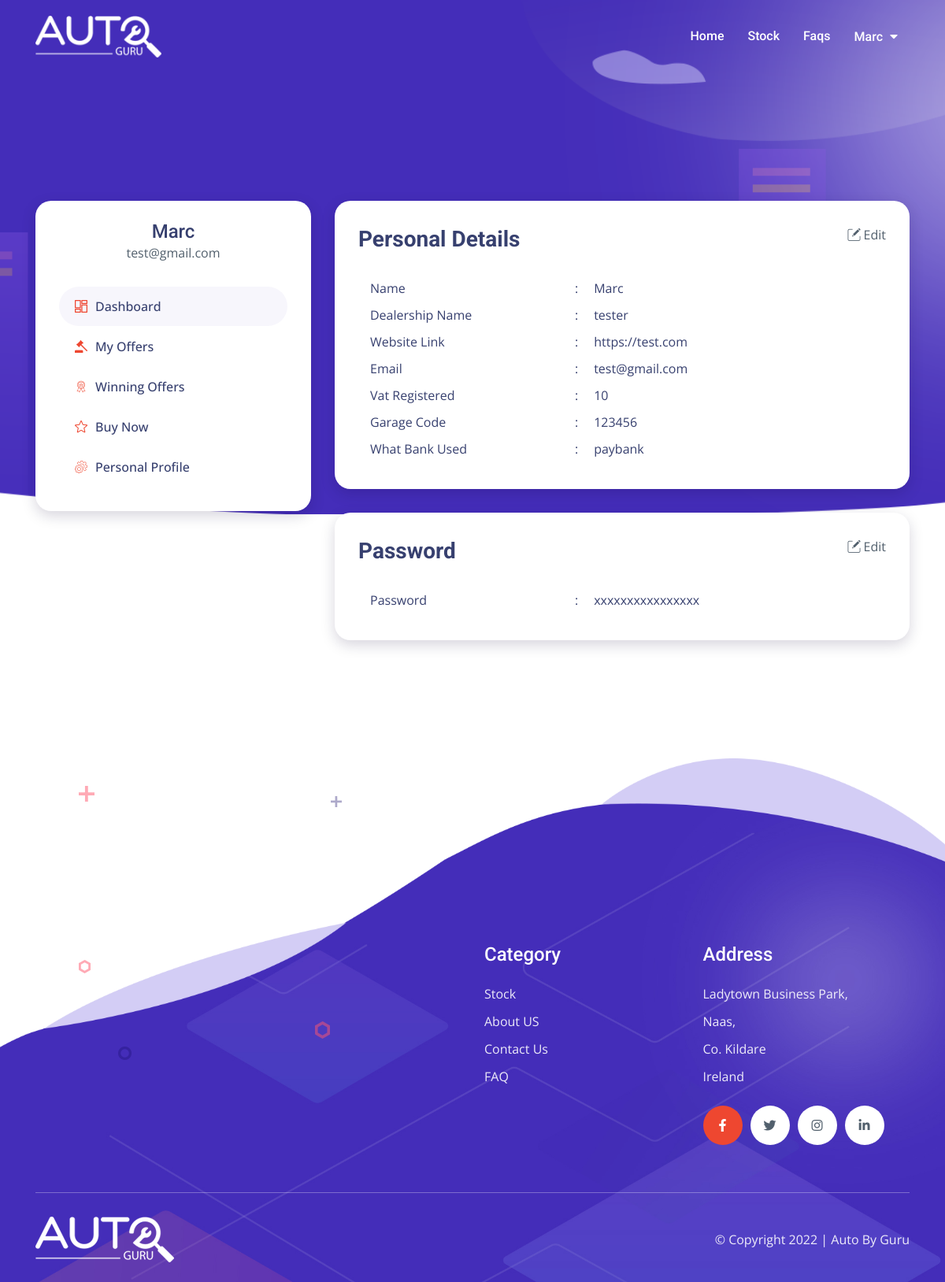
The app's page /view/profile.php (signed in) with its own data.
### tables this page shows
CREATE TABLE `user` (
  `id` int(11) NOT NULL,
  `name` varchar(255) NOT NULL,
  `dealership` varchar(255) NOT NULL,
  `link` varchar(255) NOT NULL,
  `email` varchar(255) NOT NULL,
  `vat` varchar(255) NOT NULL,
  `garage` varchar(255) NOT NULL,
  `bank` varchar(255) NOT NULL,
  `password` varchar(255) NOT NULL,
  `created_at` datetime DEFAULT NULL,
  `updated_at` datetime DEFAULT NULL,
  `waiting` varchar(255) DEFAULT NULL,
  `approved_at` datetime DEFAULT NULL,
  `status` varchar(255) DEFAULT NULL
);

### view/profile.php (the view, shortened to what this page needs)
<!DOCTYPE html>
<html lang="en">
<head>
    <link rel="stylesheet" href="./assets/css/bootstrap.min.css">
    <link rel="stylesheet" href="./assets/css/all.min.css">
    <link rel="stylesheet" href="./assets/css/animate.css">
    <link rel="stylesheet" href="./assets/css/nice-select.css">
    <link rel="stylesheet" href="./assets/css/owl.min.css">
    <link rel="stylesheet" href="./assets/css/magnific-popup.css">
    <link rel="stylesheet" href="./assets/css/flaticon.css">
    <link rel="stylesheet" href="./assets/css/jquery-ui.min.css">
    <link rel="stylesheet" href="./assets/css/main.css">
    <link rel="stylesheet" href="./assets/css/custom.css">
</head>
<body>
    <?php include './inc/header.php';?>
    <div class="hero-section style-2">
    </div>
    <section class="dashboard-section padding-bottom mt--240 mt-lg--440 pos-rel">
        <div class="container">
            <div class="row justify-content-center">
                <?php include './inc/widget.php'; ?>
                <div class="col-lg-8">
                    <div class="row">
                        <div class="col-12">
                            <div class="dash-pro-item mb-30 dashboard-widget">
                                <div class="header">
                                    <h4 class="title">Personal Details</h4>
                                    <span class="edit" data-toggle="modal" data-target="#detailModal"><i class="flaticon-edit"></i> Edit</span>
                                </div>
                                <?php
                                    $sql = "SELECT * FROM user WHERE email = '". $row['email'] ."' ";
                                    $result = mysqli_query($conn, $sql) or die("database error:". mysqli_error($conn));
                                    $row = mysqli_fetch_assoc($result);
                                    echo "<ul class='dash-pro-body'>
                                        <li class='d-flex justify-content-around'>
                                            <div class='col-5 info-name'>Name</div>
                                            <div class='col-7 info-value'>". $row['name'] ."</div>
                                        </li>
                                        <li class='d-flex justify-content-around'>
                                            <div class='col-5 info-name'>Dealership Name</div>
                                            <div class='col-7 info-value'>". $row['dealership'] ."</div>
                                        </li>
                                        <li class='d-flex justify-content-around'>
                                            <div class='col-5 info-name'>Website Link</div>
                                            <div class='col-7 info-value'>". $row['link'] ."</div>
                                        </li>
                                        <li class='d-flex justify-content-around'>
                                            <div class='col-5 info-name'>Email</div>
                                            <div class='col-7 info-value'>". $row['email'] ."</div>
                                        </li>
                                        <li class='d-flex justify-content-around'>
                                            <div class='col-5 info-name'>Vat Registered</div>
                                            <div class='col-7 info-value'>". $row['vat'] ."</div>
                                        </li>
                                        <li class='d-flex justify-content-around'>
                                            <div class='col-5 info-name'>Garage Code</div>
                                            <div class='col-7 info-value'>". $row['garage'] ."</div>
                                        </li>
                                        <li class='d-flex justify-content-around'>
                                            <div class='col-5 info-name'>What Bank Used</div>
                                            <div class='col-7 info-value'>". $row['bank'] ."</div>
                                        </li>
                                    </ul>";
                                ?>
                            </div>
                        </div>
                        <div class="col-12">
                            <div class="dash-pro-item mb-30 dashboard-widget">
                                <div class="header">
                                    <h4 class="title">Password</h4>
                                    <span class="edit" data-toggle="modal" data-target="#pwdModal"><i class="flaticon-edit"></i> Edit</span>
                                </div>
                                <ul class='dash-pro-body'>
                                    <li class='d-flex justify-content-around'>
                                        <div class='col-5 info-name'>Password</div>
                                        <div class='col-7 info-value'>xxxxxxxxxxxxxxxx</div>
                                    </li>
                                </ul>
                            </div>
                        </div>
                    </div>
                </div>
            </div>
        </div>
    </section>
    <?php include './inc/footer.php'; ?>
</body>
</html>

### view/inc/header.php (shortened to what this page needs)
<header>
    <div class="header-bottom">
        <div class="container">
            <div class="header-wrapper">
                <div class="logo">
                    <a href="../index.php">
                        <img src="./assets/images/logo/logo2.png" alt="logo">
                    </a>
                </div>
                <ul class="menu ml-auto">
                    <li>
                        <a href="../index.php">Home</a>
                    </li>
                    <li>
                        <a href="./product.php">Stock</a>
                    </li>
                    <li>
                        <a href="./faqs.php">faqs</a>
                    </li>
                    <li>
                        <a href="#">
                            <?php
                                include_once("../model/db_connect.php");
                                if(isset($_SESSION['user_session'])){
                                    $sql = "SELECT * FROM user WHERE id='".$_SESSION['user_session']."'";
                                    $resultset = mysqli_query($conn, $sql) or die("database error:". mysqli_error($conn));
                                    $row = mysqli_fetch_assoc($resultset);
                                }
                                if(!isset($_SESSION['user_session'])){
                                    echo "My account";
                                    echo '<style>#h_dashboard { display:none;}</style>';
                                    echo '<style>#h_logout { display:none;}</style>';
                                } else {
                                    echo $row['name'];
                                }
                            ?>
                        </a>
                    </li>
                </ul>
            </div>
        </div>
    </div>
</header>

### view/inc/widget.php
<div class="col-sm-10 col-md-7 col-lg-4">
    <div class="dashboard-widget mb-30 mb-lg-0">
        <div class="user">
            <div class="content">
                <h5 class="title"><a href="#0"><?php echo $row['name']; ?></a></h5>
                <span class="username"><?php echo $row['email']; ?></span>
            </div>
        </div>
        <ul class="dashboard-menu">
            <li>
                <a href="./dashboard.php" class="active"><i class="flaticon-dashboard"></i>Dashboard</a>
            </li>
            <li>
                <a href="my-offer.php"><i class="flaticon-auction"></i>My Offers</a>
            </li>
            <li>
                <a href="winning-offers.php"><i class="flaticon-best-seller"></i>Winning Offers</a>
            </li>
            <li>
                <a href="my-buy.php"><i class="flaticon-star"></i>Buy Now</a>
            </li>
            <li>
                <a href="profile.php"><i class="flaticon-settings"></i>Personal Profile </a>
            </li>
        </ul>
    </div>
</div>

### records on screen
user: name "Marc", email "test@gmail.com", dealership "tester", link "https://test.com", vat "10", garage "123456", bank "paybank"
